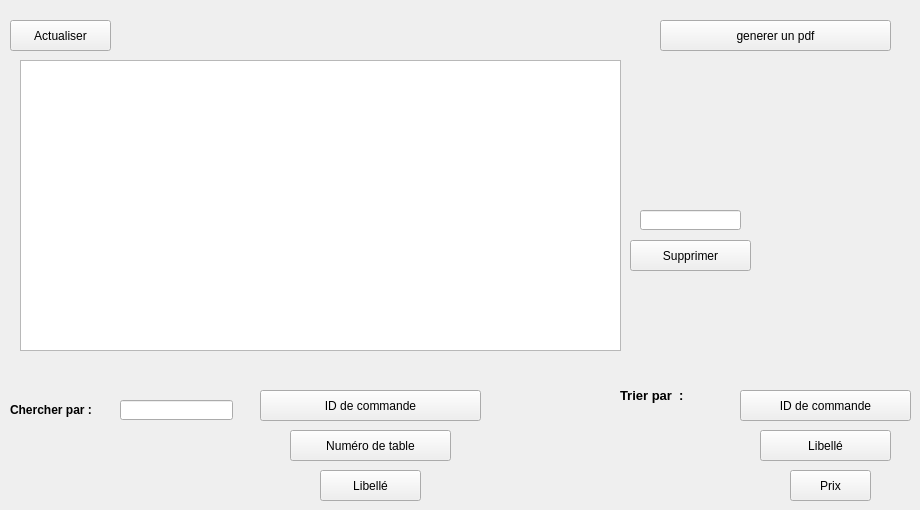
        <widget class="QWidget" name="tab_27">
         <attribute name="title">
          <string>Consulter</string>
         </attribute>
         <widget class="QTableView" name="tableView_8">
          <property name="geometry">
           <rect>
            <x>20</x>
            <y>60</y>
            <width>601</width>
            <height>291</height>
           </rect>
          </property>
          <property name="text" stdset="0">
           <string>Libellé</string>
          </property>
         </widget>
         <widget class="QLineEdit" name="lineEdit_40">
          <property name="geometry">
           <rect>
            <x>640</x>
            <y>210</y>
            <width>101</width>
            <height>20</height>
           </rect>
          </property>
         </widget>
         <widget class="QPushButton" name="pushButton_39">
          <property name="geometry">
           <rect>
            <x>630</x>
            <y>240</y>
            <width>121</width>
            <height>31</height>
           </rect>
          </property>
          <property name="text">
           <string>Supprimer</string>
          </property>
         </widget>
         <widget class="QPushButton" name="recher">
          <property name="geometry">
           <rect>
            <x>260</x>
            <y>390</y>
            <width>221</width>
            <height>31</height>
           </rect>
          </property>
          <property name="text">
           <string>ID de commande</string>
          </property>
         </widget>
         <widget class="QLineEdit" name="lineEdit_31">
          <property name="geometry">
           <rect>
            <x>120</x>
            <y>400</y>
            <width>113</width>
            <height>20</height>
           </rect>
          </property>
         </widget>
         <widget class="QLabel" name="label_72">
          <property name="geometry">
           <rect>
            <x>620</x>
            <y>380</y>
            <width>91</width>
            <height>31</height>
           </rect>
          </property>
          <property name="font">
           <font>
            <pointsize>10</pointsize>
            <weight>75</weight>
            <bold>true</bold>
           </font>
          </property>
          <property name="text">
           <string>Trier par  :</string>
          </property>
         </widget>
         <widget class="QPushButton" name="idDeCommande">
          <property name="geometry">
           <rect>
            <x>740</x>
            <y>390</y>
            <width>171</width>
            <height>31</height>
           </rect>
          </property>
          <property name="text">
           <string>ID de commande</string>
          </property>
         </widget>
         <widget class="QPushButton" name="libelle">
          <property name="geometry">
           <rect>
            <x>760</x>
            <y>430</y>
            <width>131</width>
            <height>31</height>
           </rect>
          </property>
          <property name="text">
           <string>Libellé</string>
          </property>
         </widget>
         <widget class="QLabel" name="label_82">
          <property name="geometry">
           <rect>
            <x>10</x>
            <y>400</y>
            <width>101</width>
            <height>20</height>
           </rect>
          </property>
          <property name="font">
           <font>
            <weight>75</weight>
            <bold>true</bold>
           </font>
          </property>
          <property name="text">
           <string>Chercher par :</string>
          </property>
         </widget>
         <widget class="QPushButton" name="recher_2">
          <property name="geometry">
           <rect>
            <x>320</x>
            <y>470</y>
            <width>101</width>
            <height>31</height>
           </rect>
          </property>
          <property name="text">
           <string>Libellé</string>
          </property>
         </widget>
         <widget class="QPushButton" name="pushButton_43">
          <property name="geometry">
           <rect>
            <x>10</x>
            <y>20</y>
            <width>101</width>
            <height>31</height>
           </rect>
          </property>
          <property name="text">
           <string>Actualiser</string>
          </property>
         </widget>
         <widget class="QPushButton" name="pushButton_prix">
          <property name="geometry">
           <rect>
            <x>790</x>
            <y>470</y>
            <width>81</width>
            <height>31</height>
           </rect>
          </property>
          <property name="text">
           <string>Prix</string>
          </property>
         </widget>
         <widget class="QPushButton" name="pushButton_ntab">
          <property name="geometry">
           <rect>
            <x>290</x>
            <y>430</y>
            <width>161</width>
            <height>31</height>
           </rect>
          </property>
          <property name="text">
           <string>Numéro de table</string>
          </property>
         </widget>
         <widget class="QPushButton" name="pushButton_pdf">
          <property name="geometry">
           <rect>
            <x>660</x>
            <y>20</y>
            <width>231</width>
            <height>31</height>
           </rect>
          </property>
          <property name="text">
           <string>generer un pdf</string>
          </property>
         </widget>
        </widget>
